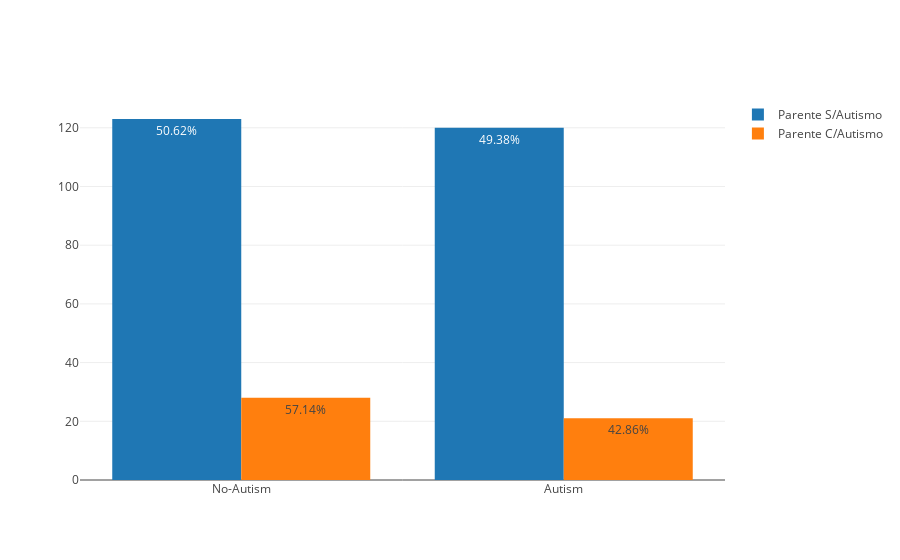

Notebook code cell kept with this figure:
### Markdown cell above
### Herança genética das crianças com autismo

O fato de ter alguém com autismo na família pode indicar que outras pessoas nessa família teram autismo?

### Code cell
# Agrupando casos de autismo em parentes com os pacientes analisados do dataset
parentes = df.groupby('austim')['Class/ASD'].value_counts()

# Criando gráfico para visualização
trace_psa = go.Bar(x = new_x,
                  y = list(parentes[:2]),
                  text = porcentagem(list(parentes[:2])),
                  textposition = 'auto',
                  name = 'Parente S/Autismo')

trace_pca = go.Bar(x = new_x,
                  y = list(parentes[2:]),
                  text = porcentagem(list(parentes[2:])),
                  textposition = 'auto',
                  name = 'Parente C/Autismo')

data3 = [trace_psa,trace_pca]

layout2 = go.Layout(barmode = 'group')

fig2 = go.Figure(data=data3, layout = layout2)

py.iplot(fig2)

### Figure 1 — Plotly figure (JSON) as saved in the notebook; plotly's stock layout.template omitted (floating-point values rounded to 4 significant figures)
{"data": [{"name": "Parente S/Autismo", "text": ["50.62%", "49.38%"], "textposition": "auto", "type": "bar", "uid": "116c772e-2270-45c4-aeb0-4415dda5a2d4", "x": ["No-Autism", "Autism"], "y": [123, 120]}, {"name": "Parente C/Autismo", "text": ["57.14%", "42.86%"], "textposition": "auto", "type": "bar", "uid": "7a5d8f73-dc14-416b-92e4-2db4778687da", "x": ["No-Autism", "Autism"], "y": [28, 21]}], "layout": {"barmode": "group"}}
